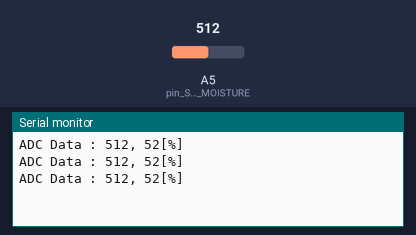
Recording of a sketch running on a simulated Arduino Uno, built with avr-gcc and run on an emulated ATmega328P. On the bench: the last lines printed to the serial monitor. Inputs (shaded band) come from the test bench; at power-on: A5 (pin_SOIL_MOISTURE) = 512.

Above: at 1.3 s.
1.4 s: A5 (pin_SOIL_MOISTURE) set to 716
At 1.9 s:
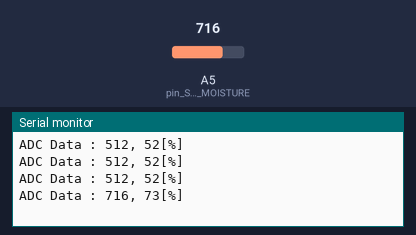
2.9 s: A5 (pin_SOIL_MOISTURE) set to 900
At 3.4 s:
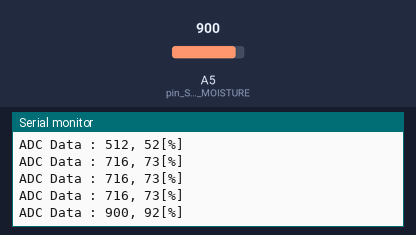
Timing chart, 0 to 5.9 s (numbered marks = the images above; inputs shaded):
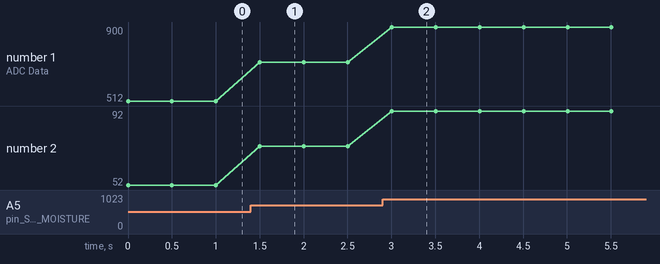

The sketch:

IOT_SMART_THING_SOIL_MOISTURE.ino
```cpp
int pin_SOIL_MOISTURE = A5;

void setup() {
  Serial.begin(115200);

  pinMode(pin_SOIL_MOISTURE, INPUT);
}

void loop() {
  uint16_t Sensor_Data, ADC_data;

  ADC_data = analogRead(pin_SOIL_MOISTURE);

  Sensor_Data = ADC_data / 9.7; // ADC_Data * 100 / 970 -> [%]

  Serial.print("ADC Data : ");
  Serial.print(ADC_data);
  Serial.print(", ");
  Serial.print(Sensor_Data);
  Serial.println("[%]");
  delay(500);
}
```

Measured:
- after the input at 1.4 s, the serial monitor: prints a new line after 0.10 s (image 1)
- after the input at 2.9 s, the serial monitor: prints a new line after 0.10 s (image 2)
- plotted number 1: 512 → 716 after the input at 1.4 s, 716 → 900 after the input at 2.9 s
- plotted number 2: 52 → 73 after the input at 1.4 s, 73 → 92 after the input at 2.9 s
